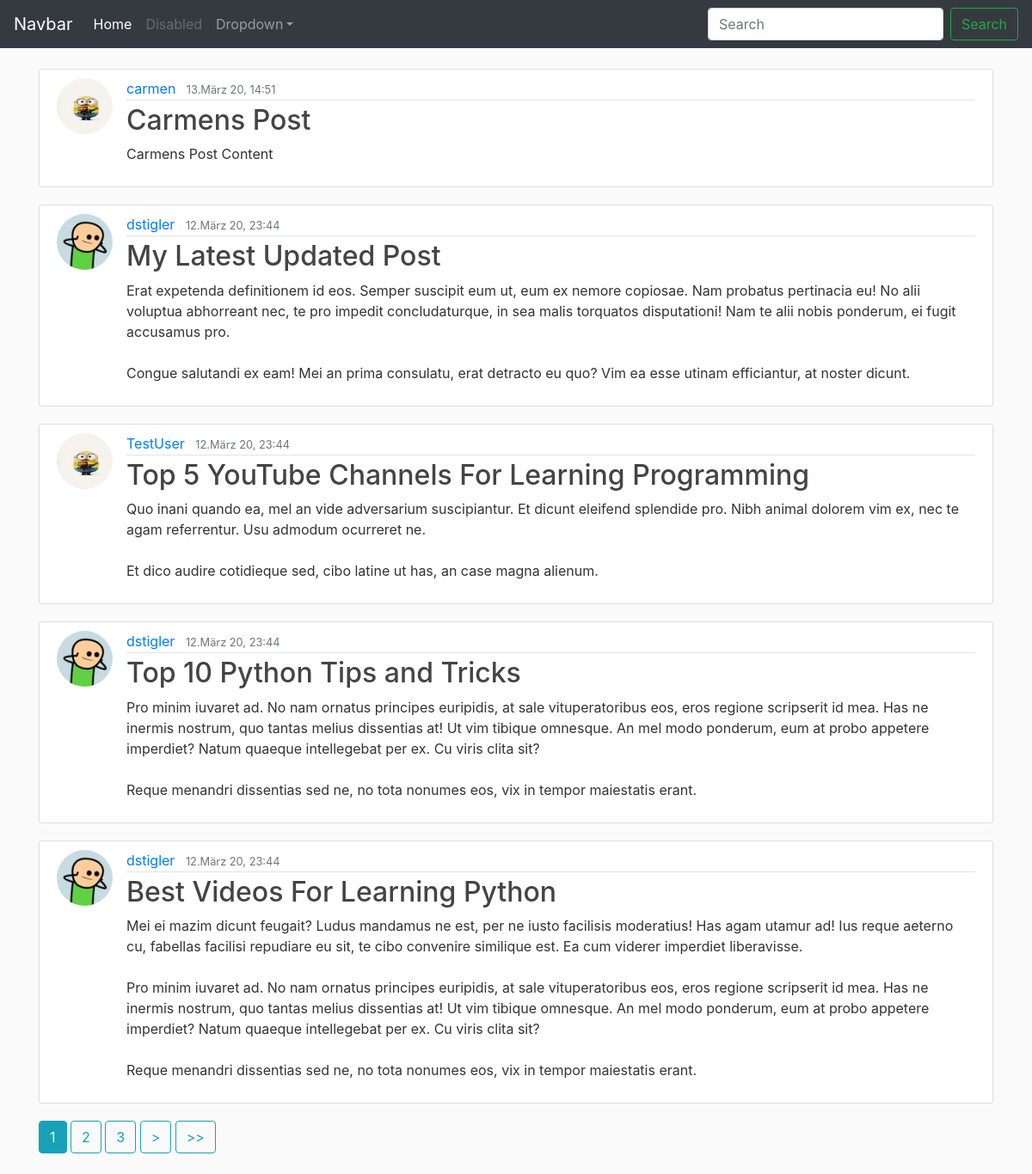
The app's page / (signed in) with its own data.
### blog/models.py (models this page shows, shortened)
class Post(models.Model):
    title = models.CharField(max_length=100)
    content = models.TextField()
    date_posted = models.DateTimeField(default=timezone.now)
    author = models.ForeignKey(User, on_delete=models.CASCADE)

### users/models.py (models this page shows, shortened)
class Profile(models.Model):
    user = models.OneToOneField(User, on_delete=models.CASCADE)
    image = models.ImageField(default='default.jpg', upload_to='profile_pics')

### blog/views.py (the view)
# urls.py: path('', PostListView.as_view(), name='blog-home'),
class PostListView(LoginRequiredMixin, ListView):
    model = Post
    template_name = 'blog/home.html'
    context_object_name = 'posts'
    ordering = ['-date_posted']
    paginate_by = 5

### blog/templates/blog/home.html (shortened to what this page needs)
{% extends "blog/base.html" %}
{% block content %}
    {% for post in posts %}
        <article class="media content-section">
            <img class="rounded-circle article-img" src="{{ post.author.profile.image.url }}">
            <div class="media-body">
            <div class="article-metadata">
                <a class="mr-2" href="{% url 'user-posts' post.author.username %}">{{ post.author }}</a>
                <small class="text-muted">{{ post.date_posted|date:"d.F y, G:i" }}</small>
            </div>
            <h2><a class="article-title" href="{% url 'post-detail' post.id %}">{{ post.title }}</a></h2>
            <p class="article-content">{{ post.content }}</p>
            </div>
        </article>
    {% endfor %}
    {% if is_paginated %}
        {% for num in page_obj.paginator.page_range %}
            {% if page_obj.number == num %}
                <a class="btn btn-info mb-4" href="?page={{ num }}">{{ num }}</a>
            {% elif num > page_obj.number|add:'-3' and num < page_obj.number|add:'3' %}
                <a class="btn btn-outline-info mb-4" href="?page={{ num }}">{{ num }}</a>
            {% endif %}
        {% endfor %}
        {% if page_obj.has_next %}
            <a class="btn btn-outline-info mb-4" href="?page={{ page_obj.next_page_number }}">></a>
            <a class="btn btn-outline-info mb-4" href="?page={{ page_obj.paginator.num_pages }}">>></a>
        {% endif %}
    {% endif %}
{% endblock content %}

### blog/templates/blog/base.html (shortened to what this page needs)
{% load static %}
<!doctype html>
<html lang="en">
  <head>
    <link rel="stylesheet" href="https://stackpath.bootstrapcdn.com/bootstrap/4.4.1/css/bootstrap.min.css">
    <link href="{% static 'blog/main.css' %}" rel="stylesheet">
  </head>
  <body>
    <nav class="navbar navbar-expand-md navbar-dark bg-dark fixed-top">
      <a class="navbar-brand" href="/admin">Navbar</a>
      <div class="collapse navbar-collapse" id="navbarsExampleDefault">
        <ul class="navbar-nav mr-auto">
          <li class="nav-item active">
            <a class="nav-link" href="{% url 'blog-home' %}">Home <span class="sr-only">(current)</span></a>
          </li>
          <li class="nav-item">
            <a class="nav-link disabled" href="#">Disabled</a>
          </li>
          <li class="nav-item dropdown">
            <a class="nav-link dropdown-toggle" href="http://example.com" id="dropdown01" data-toggle="dropdown" aria-haspopup="true" aria-expanded="false">Dropdown</a>
          </li>
        </ul>
        <form class="form-inline my-2 my-lg-0">
          <input class="form-control mr-sm-2" type="text" placeholder="Search" aria-label="Search">
          <button class="btn btn-outline-success my-2 my-sm-0" type="submit">Search</button>
        </form>
      </div>
    </nav>
    <div role="main" class="container">
      {% block content %}{% endblock %}
    </div>
  </body>
</html>

### blog/static/blog/main.css (style rules this page uses)
body { background: #fafafa; color: #333333; margin-top: 5rem; }
h1, h2, h3, h4, h5, h6 { color: #444444; }
ul { margin: 0; }
.content-section { background: #ffffff; padding: 10px 20px; border: 1px solid #dddddd; border-radius: 3px; margin-bottom: 20px; }
.article-title { color: #444444; }
.article-content { white-space: pre-line; }
.article-img { height: 65px; width: 65px; margin-right: 16px; }
.article-metadata { padding-bottom: 1px; margin-bottom: 4px; border-bottom: 1px solid #e3e3e3 }

### records on screen
Post: author.profile.image (placeholder picture), author "carmen", date_posted "13.März 20, 14:51", title "Carmens Post", content "Carmens Post Content"
Post: author.profile.image (placeholder picture), author "dstigler", date_posted "12.März 20, 23:44", title "My Latest Updated Post", content "Erat expetenda definitionem id eos. Semper suscipit eum ut, eum ex nemore copiosae. Nam probatus pertinacia eu! No alii voluptua abhorreant nec, te pro impedit concludaturque, in sea malis torquatos disputationi! Nam te alii nobis ponderum, ei fugit accusamus pro. Congue salutandi ex eam! Mei an prima consulatu, erat detracto eu quo? Vim ea esse utinam efficiantur, at noster dicunt."
Post: author.profile.image (placeholder picture), author "TestUser", date_posted "12.März 20, 23:44", title "Top 5 YouTube Channels For Learning Programming", content "Quo inani quando ea, mel an vide adversarium suscipiantur. Et dicunt eleifend splendide pro. Nibh animal dolorem vim ex, nec te agam referrentur. Usu admodum ocurreret ne. Et dico audire cotidieque sed, cibo latine ut has, an case magna alienum."
Post: author.profile.image (placeholder picture), author "dstigler", date_posted "12.März 20, 23:44", title "Top 10 Python Tips and Tricks", content "Pro minim iuvaret ad. No nam ornatus principes euripidis, at sale vituperatoribus eos, eros regione scripserit id mea. Has ne inermis nostrum, quo tantas melius dissentias at! Ut vim tibique omnesque. An mel modo ponderum, eum at probo appetere imperdiet? Natum quaeque intellegebat per ex. Cu viris clita sit? Reque menandri dissentias sed ne, no tota nonumes eos, vix in tempor maiestatis erant."
Post: author.profile.image (placeholder picture), author "dstigler", date_posted "12.März 20, 23:44", title "Best Videos For Learning Python", content "Mei ei mazim dicunt feugait? Ludus mandamus ne est, per ne iusto facilisis moderatius! Has agam utamur ad! Ius reque aeterno cu, fabellas facilisi repudiare eu sit, te cibo convenire similique est. Ea cum viderer imperdiet liberavisse. Pro minim iuvaret ad. No nam ornatus principes euripidis, at sale vituperatoribus eos, eros regione scripserit id mea. Has ne inermis nostrum, quo tantas melius dissentias at! Ut vim tibique omnesque. An mel modo ponderum, eum at probo appetere imperdiet? Natum quaeque intellegebat per ex. Cu viris clita sit? Reque menandri dissentias sed ne, no tota nonumes eos, vix in tempor maiestatis erant."

### other values on screen
{{ num }} "1"
{{ num }} "2" "3"
